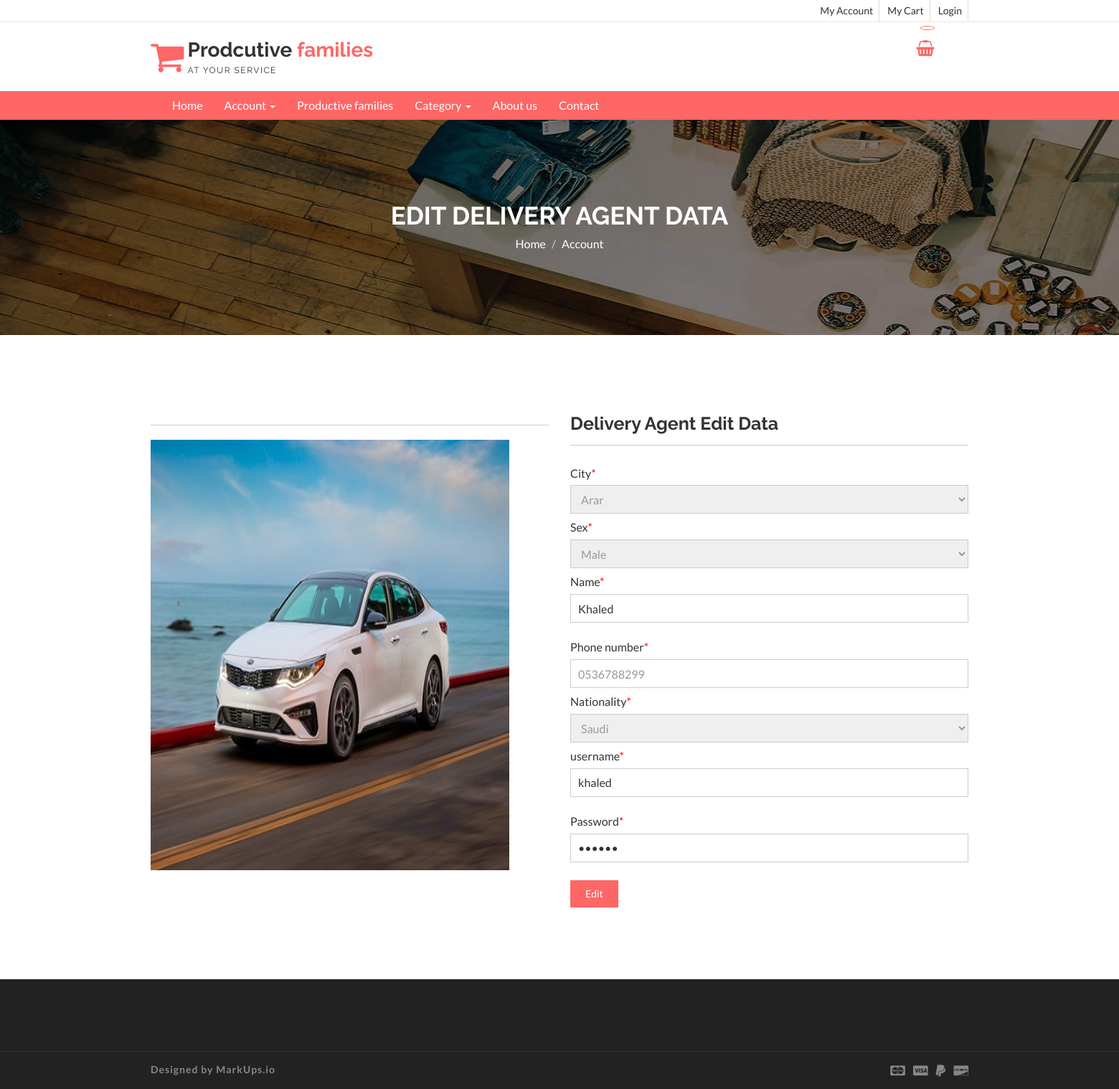
The app's page /editagentdata.php?agentid=1 with its own data.
### tables this page shows
CREATE TABLE `deliveryagent` (
  `agentid` int(11) NOT NULL,
  `agentname` varchar(100) NOT NULL,
  `city` varchar(50) NOT NULL,
  `kind` varchar(50) NOT NULL,
  `nationality` varchar(50) NOT NULL,
  `username` varchar(50) NOT NULL,
  `password` varchar(50) NOT NULL,
  `phoneno` varchar(50) NOT NULL
);

### editagentdata.php (the view, shortened to what this page needs)
<!DOCTYPE html>
<html lang="en">
  <head>
    <link href="css/font-awesome.css" rel="stylesheet">
    <link href="css/bootstrap.css" rel="stylesheet">
    <link href="css/jquery.smartmenus.bootstrap.css" rel="stylesheet">
    <link rel="stylesheet" type="text/css" href="css/jquery.simpleLens.css">
    <link rel="stylesheet" type="text/css" href="css/slick.css">
    <link rel="stylesheet" type="text/css" href="css/nouislider.css">
    <link id="switcher" href="css/theme-color/default-theme.css" rel="stylesheet">
    <link href="css/sequence-theme.modern-slide-in.css" rel="stylesheet" media="all">
    <link href="css/style.css" rel="stylesheet">
  </head>
  <body>
  <header id="aa-header">
    <div class="aa-header-top">
      <div class="container">
        <div class="row">
          <div class="col-md-12">
            <div class="aa-header-top-area">
              <div class="aa-header-top-right">
                <ul class="aa-head-top-nav-right">
                  <li><a href="clienthome.php">My Account</a></li>
                  <li class="hidden-xs"><a href="clientcart.php">My Cart</a></li>
                  <li><a href="" data-toggle="modal" data-target="#login-modal">Login</a></li>
                </ul>
              </div>
            </div>
          </div>
        </div>
      </div>
    </div>
    <div class="aa-header-bottom">
      <div class="container">
        <div class="row">
          <div class="col-md-12">
            <div class="aa-header-bottom-area">
              <div class="aa-logo">
                <a href="index.html">
                  <span class="fa fa-shopping-cart"></span>
                  <p>Prodcutive <strong>families</strong> <span>at your service</span></p>
                </a>
              </div>
              <div class="aa-cartbox">
                <a class="aa-cart-link" href="#">
                  <span class="fa fa-shopping-basket"></span>
                  <span class="aa-cart-notify"></span>
                </a>
              </div>
            </div>
          </div>
        </div>
      </div>
    </div>
  </header>
  <section id="menu">
    <div class="container">
      <div class="menu-area">
        <div class="navbar navbar-default" role="navigation">
          <div class="navbar-collapse collapse">
            <ul class="nav navbar-nav">
              <li><a href="index.php">Home</a></li>
              <li><a href="#">Account <span class="caret"></span></a>
              </li>
              <li><a href="profamily.php">Productive families </a>
              </li>
              <li><a href="#">Category <span class="caret"></span></a>
              </li>
                 <li><a href="about.php">About us</a></li>
                <li><a href="contact.php">Contact</a></li>
            </ul>
          </div>
        </div>
      </div>
    </div>
  </section>
  <section id="aa-catg-head-banner">
    <img src="img/fashion/1.jpg" alt="fashion img">
    <div class="aa-catg-head-banner-area">
     <div class="container">
      <div class="aa-catg-head-banner-content">
        <h2>Edit Delivery Agent Data </h2>
        <ol class="breadcrumb">
          <li><a href="index.php">Home</a></li>
          <li><a href="agenthome.php">Account</a></li>
        </ol>
      </div>
     </div>
   </div>
  </section>
 <section id="aa-myaccount">
   <div class="container">
     <div class="row">
       <div class="col-md-12">
        <div class="aa-myaccount-area">
            <div class="row">
              <div class="col-md-6">
                <div class="aa-myaccount-login">
                <h4></h4>
                  <img src="img/6677.jpg" width="500" height="600">
                </div>
              </div>
                 <?php
require 'config.php';
$agentid= $_GET['agentid'];
$result = mysqli_query($con,"SELECT * FROM deliveryagent where agentid= '$agentid' ")
or die(mysqli_error());
while($row = mysqli_fetch_array( $result )) {
?>
              <div class="col-md-6">
                <div class="aa-myaccount-register">
                 <h4>Delivery Agent Edit Data</h4>
                 <form action="" method="post" class="aa-login-form">
                     <label for="">City<span>*</span></label>
                     <select name="city" required style=" border: 1px solid #ccc;
  color: #999;
  height: 40px;
  padding: 10px;
  width: 100%; " >
                                  <option value="<?php echo htmlentities($row['city']);?>"><?php echo htmlentities($row['city']);?></option>
                                </select>
                     <label for="">Sex<span>*</span></label>
                     <select name="kind" required style=" border: 1px solid #ccc;
  color: #999;
  height: 40px;
  padding: 10px;
  width: 100%; "  >
                          <option value="<?php echo htmlentities($row['kind']);?>"><?php echo htmlentities($row['kind']);?></option>
                                </select>
                    <label for="">Name<span>*</span></label>
                    <input type="text" placeholder="name" value="<?php echo htmlentities($row['agentname']);?>" name="name" required>
                     <label for="">Phone number<span>*</span></label>
                    <input type="tel" placeholder="Enter correct phone number" value="<?php echo htmlentities($row['phoneno']);?>" name="phone" pattern="[05]{2}[0-9]{4}[0-9]{4}" required style=" border: 1px solid #ccc;
  color: #999;
  height: 40px;
  padding: 10px;
  width: 100%; ">
                    <label for="">Nationality<span>*</span></label>
                    <select name="nat" required style=" border: 1px solid #ccc;
  color: #999;
  height: 40px;
  padding: 10px;
  width: 100%; " >
                         <option value="<?php echo htmlentities($row['nationality']);?>"><?php echo htmlentities($row['nationality']);?></option>
                                </select>
                     <label for="">username<span>*</span></label>
                    <input type="text" placeholder="username" value="<?php echo htmlentities($row['username']);?>" name="username" required>
                    <label for="">Password<span>*</span></label>
                    <input type="password" placeholder="Password" name="password" value="<?php echo htmlentities($row['password']);?>" required minlength="8" data-msg="Password is not less than 8 characters">
                    <button type="submit" class="aa-browse-btn" name="log">Edit</button>
                  </form>
                    <?php
}
?>
                </div>
              </div>
            </div>
         </div>
       </div>
     </div>
   </div>
 </section>
  <footer id="aa-footer">
    <div class="aa-footer-top">
    </div>
    <div class="aa-footer-bottom">
      <div class="container">
        <div class="row">
        <div class="col-md-12">
          <div class="aa-footer-bottom-area">
            <p>Designed by <a href="http://www.markups.io/">MarkUps.io</a></p>
            <div class="aa-footer-payment">
              <span class="fa fa-cc-mastercard"></span>
              <span class="fa fa-cc-visa"></span>
              <span class="fa fa-paypal"></span>
              <span class="fa fa-cc-discover"></span>
            </div>
          </div>
        </div>
      </div>
      </div>
    </div>
  </footer>
  </body>
</html>

### css/theme-color/default-theme.css (style rules this page uses)
h2 { color: #ff6666; }
.aa-browse-btn { background-color: #ff6666; border: 1px solid #ff6666; }
#aa-header .aa-header-bottom .aa-header-bottom-area .aa-logo a > span { color: #ff6666; }
#aa-header .aa-header-bottom .aa-header-bottom-area .aa-logo a strong { color: #ff6666; }
#aa-header .aa-header-bottom .aa-cartbox .aa-cart-link { color: #ff6666; }
#aa-header .aa-header-bottom .aa-cartbox .aa-cart-link .aa-cart-notify { border: 1px solid #ff6666; color: #ff6666; }
#aa-header .aa-header-bottom .aa-cartbox .aa-cart-link .aa-cart-notify:after { border-top-color: #ff6666; }
#menu { background-color: #ff6666; }

### records on screen
deliveryagent: city "Arar", kind "Male", name "Khaled", phone "0536788299", nat "Saudi", username "khaled"
